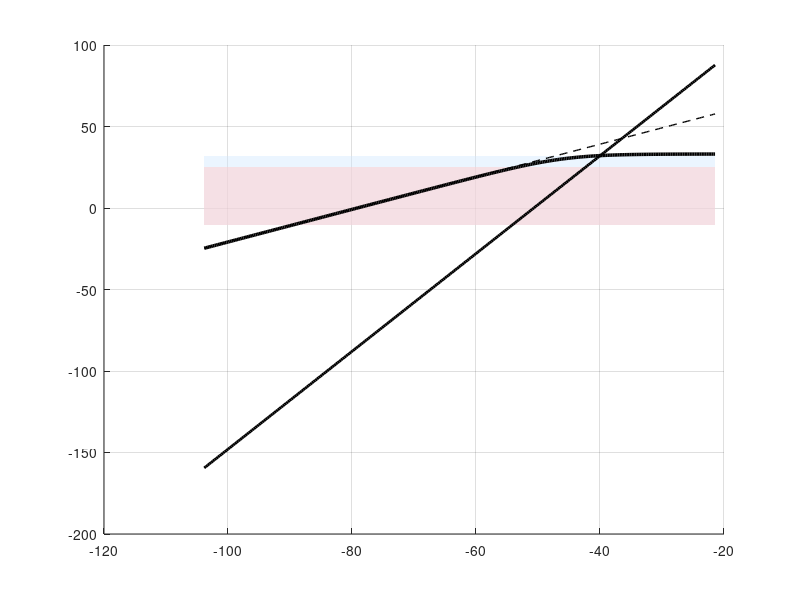

The MATLAB script that drew this image: (Note: this script raises an error after producing the figure.)
% RF Receiver Front-End Cascade Analysis & Simulation
% Modulation: 64-PSK | Frequency: 24 GHz | Bandwidth: 200 MHz
clear; clc; close all;

%% 1. SYSTEM PARAMETERS & SPECIFICATIONS
k = 1.38e-23;           % Boltzmann constant [J/K]
T_A = 150;              % Antenna equivalent noise temperature [K]
T_0 = 290;              % Reference temperature [K]
B = 200e6;              % Bandwidth [Hz]
SNR_in_target = 20;     % Desired input SNR [dB]
R_load = 50;            % Load resistance [Ohms]
Vpp_out = 1.0;          % Target output voltage peak-to-peak [V]

%% 2. SIGNAL & NOISE POWER CALCULATIONS (Input & Output)
% Input Noise Power (Ni)
P_n_watts = k * T_A * B;
Ni_dBm = 10 * log10(P_n_watts / 1e-3);

% Input Signal Power (Si) based on required SNR
Si_dBm = Ni_dBm + SNR_in_target;

% Output Target Power (Pout) for 1 Vpp on 50 Ohms
Vrms = Vpp_out / (2 * sqrt(2));
Pout_watts = (Vrms^2) / R_load;
Pout_dBm = 10 * log10(Pout_watts / 1e-3);

% Total Required Gain
Total_Required_Gain = Pout_dBm - Si_dBm;

fprintf('--- SYSTEM REQUIREMENTS ---\n');
fprintf('Input Noise Power (Ni): %.2f dBm\n', Ni_dBm);
fprintf('Input Signal Power (Si): %.2f dBm\n', Si_dBm);
fprintf('Target Output Power: %.2f dBm\n', Pout_dBm);
fprintf('Total Required Gain: %.2f dB\n\n', Total_Required_Gain);

%% 3. CASCADE ANALYSIS (Gain, NF, IP3)
Names = {'switch','Pre-selector BPF', 'LNA1', 'Image Rejection Filter', 'Mixer1', 'BPF2','LNA2', 'Mixer2', 'BPF3', 'LNA3', 'Limiter'}; 
Gain_dB = [-0.3, -0.4, 29, -3.5, -9.0, -0.6, 23.7, -6.5, -3, 50, -0.25]; 
NF_dB   = [0.3, 0.4,  1.8, 3.5, 9.0, 0.6, 0.27, 6.5, 3, 3.5, 0.25]; 
IIP3_dBm= [100, 100,  -11.5, 100.0, 14.0, 100, 4.1, 30, 100.0, -7, 100]; 
N_stages = length(Gain_dB);

% Pre-allocate cumulative arrays
Cum_Gain_dB = zeros(1, N_stages);
Cum_NF_dB = zeros(1, N_stages);
Cum_IIP3_dBm = zeros(1, N_stages);

% Linear Values for calculations
g = 10.^(Gain_dB / 10);
f = 10.^(NF_dB / 10);
iip3_mw = 10.^(IIP3_dBm / 10);

% Initialize Cascade
Cum_Gain_dB(1) = Gain_dB(1);
Cum_NF_dB(1) = NF_dB(1);
Cum_IIP3_dBm(1) = IIP3_dBm(1);
F_total = f(1);
IIP3_total_inv = 1 / iip3_mw(1);
G_total_lin = g(1);

for i = 2:N_stages
    % Cumulative Gain
    Cum_Gain_dB(i) = Cum_Gain_dB(i-1) + Gain_dB(i);
    
    % Cumulative Noise Factor (Friis Equation)
    F_total = F_total + (f(i) - 1) / G_total_lin;
    Cum_NF_dB(i) = 10 * log10(F_total);
    
    % Cumulative IIP3
    IIP3_total_inv = IIP3_total_inv + (G_total_lin / iip3_mw(i));
    Cum_IIP3_dBm(i) = 10 * log10(1 / IIP3_total_inv);
    
    % Update rolling gain
    G_total_lin = G_total_lin * g(i);
end

fprintf('--- SYSTEM CACULATED PARAMETERS ---\n');
fprintf('Total Gain: %.2f dB\n', Cum_Gain_dB(end));
fprintf('Total Noise Figure: %.2f dB\n', Cum_NF_dB(end));
fprintf('Total IIP3: %.2f dBm\n\n', Cum_IIP3_dBm(end));

%% 4. DYNAMIC RANGE CALCULATIONS
% Output Noise Power CAlculation (No) based on temperatures
F_linear = 10^(Cum_NF_dB(end)/10);          
Te = (F_linear - 1) * T_0;                  
G_linear = 10^(Cum_Gain_dB(end)/10);        
No_watts = k * (T_A + Te) * B * G_linear;   
N_out_dBm = 10 * log10(No_watts / 1e-3);    

% P1dB and OIP3 calculation
OIP3_end = Cum_IIP3_dBm(end) + Cum_Gain_dB(end); 
Input_P1dB = Cum_IIP3_dBm(end) - 9.6;            
Output_P1dB = Input_P1dB + Cum_Gain_dB(end) - 1; 

% Up-bound calculation (Pout) for SFDR
Pout_SFDR_max = N_out_dBm + (2/3) * (OIP3_end - N_out_dBm); % Pout when IM3 = Noise Floor
SNR_min_level = N_out_dBm + SNR_in_target;      

LDR = Output_P1dB - N_out_dBm; 
SFDR = Pout_SFDR_max - N_out_dBm; 

fprintf('ΑΚΡΙΒΗΣ ΔΥΝΑΜΙΚΗ ΠΕΡΙΟΧΗ (Βάσει Θερμοκρασιών)\n');
fprintf('Ισοδύναμη Θερμοκρασία (Te): %.2f K\n', Te);
fprintf('Ακριβές Output Noise Level (No): %.2f dBm\n', N_out_dBm);
fprintf('Linear Dynamic Range (LDR): %.2f dB\n', LDR);
fprintf('Spurious Free Dynamic Range (SFDR): %.2f dB\n\n', SFDR);

%% 5. Final Dynamic Range Diagram
figure('Name', 'Master Receiver Dynamic Range', 'Color', 'w', 'Position', [100, 100, 900, 650]);
hold on; grid on;

% Χ axis definition (Pin)
Pin_range = linspace(Ni_dBm - 10, Cum_IIP3_dBm(end) + 15, 300);

% Curves Calculation
Pout_ideal_linear = Pin_range + Cum_Gain_dB(end);
Pout_comp = Pout_ideal_linear - 10*log10(1 + 10.^((Pin_range - Input_P1dB)/10));
Pout_IM3 = 3*Pin_range - 2*Cum_IIP3_dBm(end) + Cum_Gain_dB(end);

% Common Axis
x_fill = [Pin_range(1) Pin_range(end) Pin_range(end) Pin_range(1)];

% 1. REGIONS
% LDR Region 
y_ldr = [N_out_dBm N_out_dBm Output_P1dB Output_P1dB];
fill(x_fill, y_ldr, [0.8 0.9 1], 'EdgeColor', 'none', 'FaceAlpha', 0.4, 'DisplayName', 'LDR Region'); 

% SFDR Region 
y_sfdr = [N_out_dBm N_out_dBm Pout_SFDR_max Pout_SFDR_max];
fill(x_fill, y_sfdr, [1 0.8 0.8], 'EdgeColor', 'none', 'FaceAlpha', 0.5, 'DisplayName', 'SFDR Region'); 

% 2. Curves (Signal, Ideal, IM3)
plot(Pin_range, Pout_ideal_linear, 'k--', 'LineWidth', 1, 'DisplayName', 'Ideal Linear'); 
plot(Pin_range, Pout_comp, 'k', 'LineWidth', 2.5, 'DisplayName', 'P_{out} (Fundamental, n=1)');           
plot(Pin_range, Pout_IM3, 'k', 'LineWidth', 2, 'DisplayName', 'IM3 (n=3)');            

% 3. Reference lines
yline(N_out_dBm, 'k', 'LineWidth', 1.5, 'DisplayName', 'Noise Floor (No)');                     
yline(SNR_min_level, 'r', 'LineWidth', 1.5, 'LineStyle', '--', 'DisplayName', 'Min Target SNR');                 

% 4.  Intersection Point (IP3)
plot(Cum_IIP3_dBm(end), OIP3_end, 'ko', 'MarkerFaceColor', 'k', 'MarkerSize', 7, 'DisplayName', 'IP3 Point');
text(Cum_IIP3_dBm(end)-3.5, OIP3_end+4, 'IP_3', 'FontSize', 12, 'FontWeight', 'bold');

% 5. Labels
% SFDR Arrow
x_sfdr_arrow = Pin_range(40);
line([x_sfdr_arrow x_sfdr_arrow], [N_out_dBm Pout_SFDR_max], 'Color', 'r', 'LineWidth', 2, 'HandleVisibility','off');
text(x_sfdr_arrow + 1, (N_out_dBm + Pout_SFDR_max)/2, 'SFDR', 'Color', 'r', 'FontWeight', 'bold', 'FontSize', 11);

% LDR Arrow
x_ldr_arrow = Pin_range(110); % Πιο δεξιά για καθαρότητα
line([x_ldr_arrow x_ldr_arrow], [N_out_dBm Output_P1dB], 'Color', 'b', 'LineWidth', 2, 'HandleVisibility','off');
text(x_ldr_arrow + 1, (N_out_dBm + Output_P1dB)/2, 'LDR', 'Color', 'b', 'FontWeight', 'bold', 'FontSize', 11);

% Labels
text(Pin_range(10), SNR_min_level + 2.5, 'Target SNR', 'Color', 'r', 'FontSize', 10, 'FontWeight', 'bold');
text(Pin_range(10), N_out_dBm - 3.5, 'Noise Floor', 'FontSize', 10);
text(Input_P1dB - 15, Output_P1dB - 7, 'n = 1', 'Rotation', 45, 'FontSize', 11);
text(Input_P1dB - 5, Pout_IM3(find(Pin_range >= Input_P1dB-5, 1)) + 5, 'n = 3', 'Rotation', 70, 'FontSize', 11);

% 6. Final Graph
xlabel('Input Power - P_{in} (dBm)', 'FontSize', 12, 'FontWeight', 'bold'); 
ylabel('Output Power - P_{out} (dBm)', 'FontSize', 12, 'FontWeight', 'bold');
title('Master Receiver Dynamic Range Analysis', 'FontSize', 14);
legend('Location', 'northwest', 'FontSize', 10); 
xlim([Pin_range(1) Pin_range(end)]);
ylim([N_out_dBm - 15, OIP3_end + 10]);

hold off;
